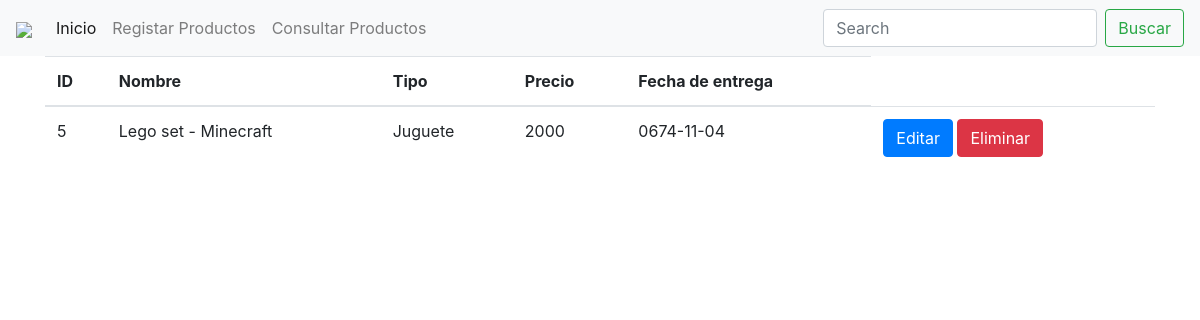
The app's page /resultadoBusqueda.php?termino=Lego set - Minecraft with its own data.
### tables this page shows
CREATE TABLE `productos` (
  `id` int(11) NOT NULL,
  `nombre` varchar(100) NOT NULL,
  `tipo` varchar(100) NOT NULL,
  `precio` int(11) NOT NULL,
  `fecha_entrega` date NOT NULL
);

### resultadoBusqueda.php (the view, shortened to what this page needs)
<!DOCTYPE html>
<html lang="en">
<head>
    <link rel="stylesheet" href="css/bootstrap.css">
</head>
<body>
    <?php
        include 'conexion.php';
        include 'menu.php';
    ?>
        <div class="container">
        <div class="row">
        <div class="col-12">
    <?php
        if($_GET["termino"] == ""){
    ?>
        <br>
        <div class="alert alert-danger">No existen ningun producto registrado </div><br><br>
        <a href="consultarDatos.php">Regresar</a>
    <?php } else {
        $sql = "SELECT * from productos WHERE nombre LIKE '%" . $_GET["termino"] . "%'";
        $productos = $conexion->query($sql);
        if($productos->num_rows == 0) {
            echo "<br><div class='alert alert-danger'>No existen ningun producto registrado</div><br><br>";
        } else {
    ?>
        <table class="table table-hover">
            <thead>
                <th>ID</th>
                <th>Nombre</th>
                <th>Tipo</th>
                <th>Precio</th>
                <th>Fecha de entrega</th>
            </thead>
            <tbody>
                <?php while($row = $productos->fetch_assoc()) { ?>
                    <tr>
                        <td><?php echo $row["id"]; ?></td>
                        <td><?php echo $row["nombre"]; ?></td>
                        <td><?php echo $row["tipo"]; ?></td>
                        <td><?php echo $row["precio"]; ?></td>
                        <td><?php echo $row["fecha_entrega"]; ?></td>
                        <td>
                            <a href="actualizarRegistro.php?id=<?php echo $row["id"]; ?>" class="btn btn-primary">Editar</a>
                            <a href="eliminarRegistro.php?id=<?php echo $row["id"]; ?>" class="btn btn-danger">Eliminar</a>
                        </td>
                    </tr>
                <?php } ?>
            </tbody>
        </table>
    <?php } } ?>
                </div></div></div>
</body>
</html>

### records on screen
productos: id "5", nombre "Lego set - Minecraft", tipo "Juguete", precio "2000", fecha_entrega "0674-11-04"
